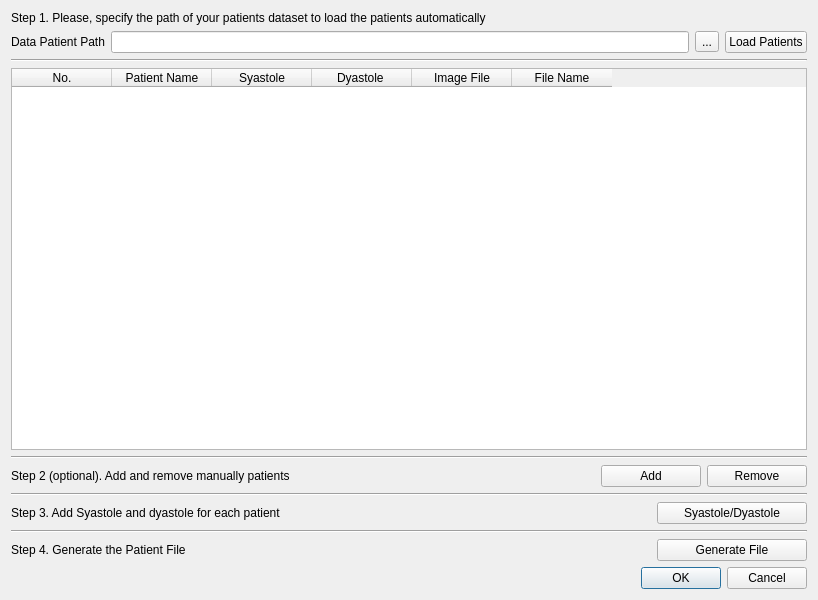
<?xml version="1.0" encoding="UTF-8"?>
<ui version="4.0">
 <class>ClinicalDataGenerationDialog</class>
 <widget class="QDialog" name="ClinicalDataGenerationDialog">
  <property name="geometry">
   <rect>
    <x>0</x>
    <y>0</y>
    <width>818</width>
    <height>600</height>
   </rect>
  </property>
  <property name="windowTitle">
   <string>Clinical Data Set up </string>
  </property>
  <layout class="QVBoxLayout" name="verticalLayout">
   <item>
    <widget class="QLabel" name="label_2">
     <property name="text">
      <string>Step 1. Please, specify the path of your patients dataset to load the patients automatically</string>
     </property>
    </widget>
   </item>
   <item>
    <layout class="QHBoxLayout" name="horizontalLayout">
     <item>
      <widget class="QLabel" name="label">
       <property name="text">
        <string>Data Patient Path</string>
       </property>
      </widget>
     </item>
     <item>
      <widget class="QLineEdit" name="dataPatientPathLine"/>
     </item>
     <item>
      <widget class="QToolButton" name="dataPatientToolButton">
       <property name="text">
        <string>...</string>
       </property>
      </widget>
     </item>
     <item>
      <widget class="QPushButton" name="loadPatientsButton">
       <property name="text">
        <string>Load Patients</string>
       </property>
      </widget>
     </item>
    </layout>
   </item>
   <item>
    <widget class="Line" name="line">
     <property name="orientation">
      <enum>Qt::Horizontal</enum>
     </property>
    </widget>
   </item>
   <item>
    <widget class="QTableWidget" name="patientTable">
     <column>
      <property name="text">
       <string>No.</string>
      </property>
     </column>
     <column>
      <property name="text">
       <string>Patient Name</string>
      </property>
     </column>
     <column>
      <property name="text">
       <string>Syastole</string>
      </property>
     </column>
     <column>
      <property name="text">
       <string>Dyastole </string>
      </property>
     </column>
     <column>
      <property name="text">
       <string>Image File</string>
      </property>
     </column>
     <column>
      <property name="text">
       <string>File Name</string>
      </property>
     </column>
    </widget>
   </item>
   <item>
    <widget class="Line" name="line_2">
     <property name="orientation">
      <enum>Qt::Horizontal</enum>
     </property>
    </widget>
   </item>
   <item>
    <layout class="QHBoxLayout" name="horizontalLayout_3">
     <item>
      <widget class="QLabel" name="label_3">
       <property name="text">
        <string>Step 2 (optional). Add and remove manually patients</string>
       </property>
      </widget>
     </item>
     <item>
      <widget class="QPushButton" name="addManualPatientButton">
       <property name="maximumSize">
        <size>
         <width>100</width>
         <height>30</height>
        </size>
       </property>
       <property name="text">
        <string>Add</string>
       </property>
       <property name="icon">
        <iconset resource="resourcesUI.qrc">
         <normaloff>:/menu/icons/images/add.png</normaloff>:/menu/icons/images/add.png</iconset>
       </property>
      </widget>
     </item>
     <item>
      <widget class="QPushButton" name="removePatientButton">
       <property name="maximumSize">
        <size>
         <width>100</width>
         <height>30</height>
        </size>
       </property>
       <property name="text">
        <string>Remove</string>
       </property>
       <property name="icon">
        <iconset resource="resourcesUI.qrc">
         <normaloff>:/menu/icons/images/cross.png</normaloff>:/menu/icons/images/cross.png</iconset>
       </property>
      </widget>
     </item>
    </layout>
   </item>
   <item>
    <widget class="Line" name="line_3">
     <property name="orientation">
      <enum>Qt::Horizontal</enum>
     </property>
    </widget>
   </item>
   <item>
    <layout class="QHBoxLayout" name="horizontalLayout_4">
     <item>
      <widget class="QLabel" name="label_4">
       <property name="text">
        <string>Step 3. Add Syastole and dyastole for each patient</string>
       </property>
      </widget>
     </item>
     <item>
      <widget class="QPushButton" name="defPatientCheckListButton">
       <property name="maximumSize">
        <size>
         <width>150</width>
         <height>30</height>
        </size>
       </property>
       <property name="text">
        <string>Syastole/Dyastole</string>
       </property>
      </widget>
     </item>
    </layout>
   </item>
   <item>
    <widget class="Line" name="line_4">
     <property name="orientation">
      <enum>Qt::Horizontal</enum>
     </property>
    </widget>
   </item>
   <item>
    <layout class="QHBoxLayout" name="horizontalLayout_5">
     <item>
      <widget class="QLabel" name="label_5">
       <property name="text">
        <string>Step 4. Generate the Patient File  </string>
       </property>
      </widget>
     </item>
     <item>
      <widget class="QLabel" name="label_6">
       <property name="text">
        <string/>
       </property>
      </widget>
     </item>
     <item>
      <widget class="QPushButton" name="generateCheckListButton">
       <property name="maximumSize">
        <size>
         <width>150</width>
         <height>30</height>
        </size>
       </property>
       <property name="text">
        <string>Generate File</string>
       </property>
      </widget>
     </item>
    </layout>
   </item>
   <item>
    <layout class="QHBoxLayout" name="horizontalLayout_2">
     <item>
      <widget class="QDialogButtonBox" name="buttonBox">
       <property name="orientation">
        <enum>Qt::Horizontal</enum>
       </property>
       <property name="standardButtons">
        <set>QDialogButtonBox::Cancel|QDialogButtonBox::Ok</set>
       </property>
      </widget>
     </item>
    </layout>
   </item>
  </layout>
 </widget>
 <resources>
  <include location="resourcesUI.qrc"/>
 </resources>
 <connections>
  <connection>
   <sender>buttonBox</sender>
   <signal>accepted()</signal>
   <receiver>ClinicalDataGenerationDialog</receiver>
   <slot>accept()</slot>
   <hints>
    <hint type="sourcelabel">
     <x>248</x>
     <y>254</y>
    </hint>
    <hint type="destinationlabel">
     <x>157</x>
     <y>274</y>
    </hint>
   </hints>
  </connection>
  <connection>
   <sender>buttonBox</sender>
   <signal>rejected()</signal>
   <receiver>ClinicalDataGenerationDialog</receiver>
   <slot>reject()</slot>
   <hints>
    <hint type="sourcelabel">
     <x>316</x>
     <y>260</y>
    </hint>
    <hint type="destinationlabel">
     <x>286</x>
     <y>274</y>
    </hint>
   </hints>
  </connection>
 </connections>
</ui>
